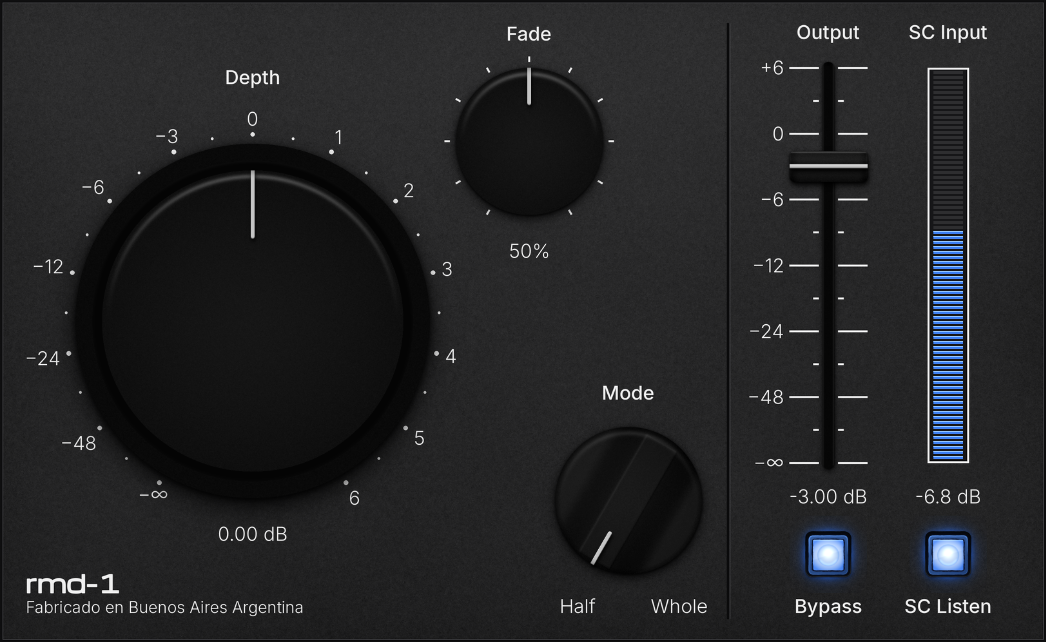
#> input picture UI_definitiva/UI_definitiva.png, 1046 x 642 px, given in place of btn_ref_off.png, which was not available
$ python button_from_ref.py out.png
#> lines starting #> are read from the running program, lines starting #| are printed output that depends on the picture; after the words box and inside, x2 and y2 are one past the last pixel; in counts of white or black regions, pixels touching at a corner belong together
# Botones copiados de la foto de referencia (rojo -> azul del plugin). Uso: python3 button_from_ref.py <carpeta_salida>
import sys, numpy as np
from PIL import Image, ImageFilter
from matplotlib.colors import rgb_to_hsv, hsv_to_rgb
out = sys.argv[1] if len(sys.argv) > 1 else '../../Resources'
H = 217/360.0                                  # el azul de siempre (62,128,245)
M = 16                                         # margen alrededor del cuerpo (luz que se escapa)
TW = 62.0                                      # ancho total del boton en el png final (igual que antes)
RING = 3.0                                     # grosor del marquito negro (sale de achicar el cuerpo; el total no cambia)
def build(src, body, name, lit):
#> called with src = '../referencias/btn_ref_off.png', body = (20, 15, 54, 49), name = 'ui_btn_off.png', lit = False
    ring = RING         # prendido = apretado: marco un poco mas grande, cuerpo un poco mas chico
    im = np.array(Image.open(src).convert('RGB')).astype(float)/255.0
    x0, y0, x1, y1 = body                      # cuerpo del boton (inclusive) en la foto
    x0 += 1; y0 += 1; x1 -= 1; y1 -= 1         # 1 px menos por lado: el borde de la foto trae color del papel
    hsv = rgb_to_hsv(im); sat = hsv[..., 1]
#> after `hsv = rgb_to_hsv(im)`: hsv: shape (642, 1046, 3) float64; mean of channels 0, 1, 2 0.398, 0.0269, 0.151
    blue = hsv.copy(); blue[..., 0] = H
#> after `blue[..., 0] = H`: blue: shape (642, 1046, 3) float64; mean of channels 0, 1, 2 0.603, 0.0269, 0.151
    if not lit: blue[..., 2] = blue[..., 2]*0.78   # apagado: un poco menos de brillo
#> blue: shape (642, 1046, 3) float64; mean of channels 0, 1, 2 0.603, 0.0269, 0.118
    if not lit: blue[..., 1] = 0.0   # apagado: sin nada de color (gris); el prendido queda con su azul de siempre
#> blue: shape (642, 1046, 3) float64; mean of channels 0, 1, 2 0.603, 0, 0.118
    rgb = hsv_to_rgb(blue)
    h, w = im.shape[:2]
#> h = 642; w = 1046
    alpha = np.zeros((h, w))
    mask = np.zeros((h, w), bool); mask[y0:y1+1, x0:x1+1] = True
    alpha[mask] = 1.0
    if lit:                                    # luz azul que se escapa del cuerpo: halo suave y parejo (la foto trae ademas la sombra roja de abajo)
        yy, xx = np.mgrid[0:h, 0:w] + 0.5
        dx = np.maximum(np.maximum(x0 - xx, xx - (x1 + 1)), 0); dy = np.maximum(np.maximum(y0 - yy, yy - (y1 + 1)), 0)
        d = np.hypot(dx, dy)
        out_ = ~mask
        alpha[out_] = 0.0
        rgb[out_] = hsv_to_rgb(np.array([H, 0.78, 0.98]))
    pad = np.zeros((h, w), bool)
    # recorte cuadrado alrededor del cuerpo
    cx, cy = (x0 + x1 + 1)/2.0, (y0 + y1 + 1)/2.0
    half = (TW/ (x1 - x0 + 1))*0 + 0
    R = (x1 - x0 + 1)/2.0 + M
    box = (cx - R, cy - R, cx + R, cy + R)
    pm = np.dstack([rgb*alpha[..., None], alpha])           # premultiplicado para que no salgan bordes
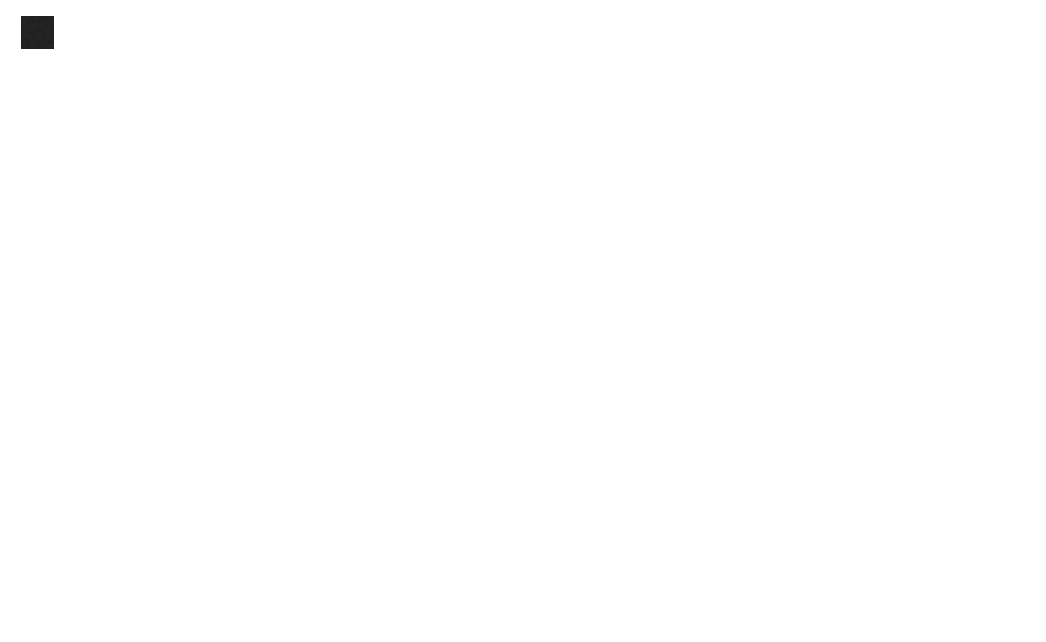
#> pm: shape (642, 1046, 4) float64; mean R, G, B, A 0.00022, 0.00022, 0.00022, 0.00162; transparent parts drawn white
    big = Image.fromarray((np.clip(pm, 0, 1)*65535).astype(np.uint16)[..., 0]) if False else None
    chans = [Image.fromarray(pm[..., k].astype(np.float32), 'F') for k in range(4)]
#> chans = 4 items
    f = (62.0 - (2*1.4 if lit else 0))/(x1 - x0 + 1)                    # cuerpo gris = ancho del vumetro (60); el marco negro va por fuera            # factor de escala al tamano final (cuerpo + marquito = TW)
    n = 120
    res = np.zeros((n, n, 4), np.float32)
    # transformacion: centro del cuerpo -> centro 60,60 del png final
    a_ = 1.0/f
    for k, c in enumerate(chans):
        t = c.transform((n, n), Image.AFFINE, (a_, 0, cx - 60*a_, 0, a_, cy - 60*a_), resample=Image.BICUBIC)
        res[..., k] = np.array(t)
#> this loop made 4 passes
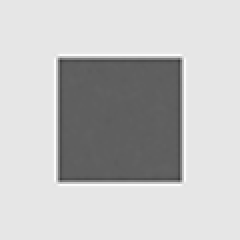
#> res: shape (120, 120, 4) float32 (shown 2 times larger); mean R, G, B, A 0.0363, 0.0363, 0.0363, 0.267; transparent parts drawn white
    mk = Image.fromarray(mask.astype(np.float32), 'F').transform((n, n), Image.AFFINE, (a_, 0, cx - 60*a_, 0, a_, cy - 60*a_), resample=Image.BICUBIC)
    body_a = np.clip(np.array(mk), 0, 1)
    BW = 62.0 + 2*RING                         # marco negro: cuerpo + 3 px por lado
    K = 8                                      # marquito negro: cuadrado redondeado de TW x TW, dibujado 8x mas grande y reducido
    bl = Image.new('L', (n*K, n*K), 0)
#> bl: PIL image 960x960 L; every value is 0
    from PIL import ImageDraw
    ImageDraw.Draw(bl).rounded_rectangle(((60 - BW/2)*K, (60 - BW/2)*K, (60 + BW/2)*K - 1, (60 + BW/2)*K - 1), radius=3.5*K, fill=255)
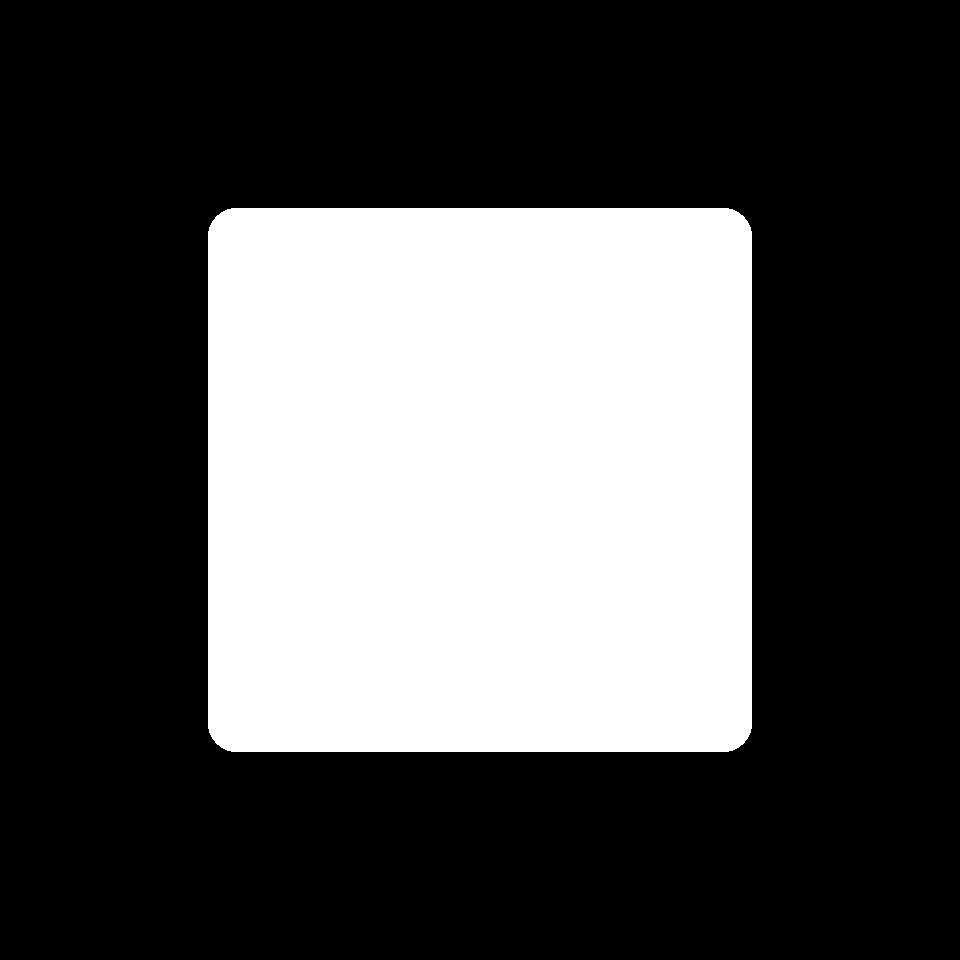
#> bl: PIL image 960x960 L; 32% white; 1 white region, box (x1, y1, x2, y2) and area: (208, 208, 752, 752) 295240
    black = np.array(bl.resize((n, n), Image.LANCZOS)).astype(float)/255.0
    if lit:                                    # un poco de luz azul por fuera del marco negro
        yy_g, xx_g = np.mgrid[0:n, 0:n] + 0.5
        cross = np.maximum(np.exp(-((xx_g - 60)**2)/(2*8.0**2)), np.exp(-((yy_g - 60)**2)/(2*8.0**2)))   # mas luz saliendo del medio de cada lado (forma de cruz +)
        gl = np.array(Image.fromarray((black*255).astype(np.uint8)).filter(ImageFilter.GaussianBlur(4.5))).astype(float)/255.0*(0.85 + 0.85*cross)*(1 - black)
        gl = np.clip(gl, 0, 0.95)
        GC = hsv_to_rgb(np.array([H, 0.78, 0.98]))
        res[..., :3] = res[..., :3]*(1 - gl[..., None]) + GC*gl[..., None]; res[..., 3] = res[..., 3]*(1 - gl) + gl
    Ab = black*(1 - body_a)                    # negro solo donde no hay cuerpo
    BLK = np.array([8, 8, 10])/255.0
    res[..., :3] = res[..., :3]*(1 - Ab[..., None]) + BLK*Ab[..., None]
#> res: shape (120, 120, 4) float32; 10.72% of pixels changed, all inside (x1, y1, x2, y2) = (23, 23, 97, 97)
    res[..., 3] = res[..., 3]*(1 - Ab) + Ab
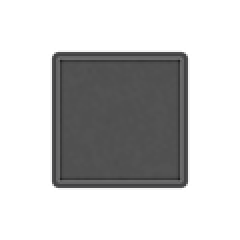
#> res: shape (120, 120, 4) float32 (shown 2 times larger); mean R, G, B, A 0.0375, 0.0375, 0.038, 0.317; transparent parts drawn white
    A = np.clip(res[..., 3], 0, 1)
    C = np.where(A[..., None] > 1e-4, res[..., :3]/np.maximum(A[..., None], 1e-4), 0)
    if not lit:                                # apagado: sombra suave oscura abajo
        sh = Image.fromarray((np.clip(A, 0, 1)*255).astype(np.uint8)).filter(ImageFilter.GaussianBlur(3))
        sh = np.roll(np.array(sh).astype(float)/255.0, 2, axis=0)*0.45
#> sh: shape (120, 120) float64
        A2 = A + sh*(1 - A); C = np.where(A[..., None] > 0.02, C, 0) * 1.0
        C = (C*A[..., None])/np.maximum(A2[..., None], 1e-4); A = A2
    o = np.dstack([np.clip(C, 0, 1), np.clip(A, 0, 1)])
    im_ = Image.fromarray((o*255 + 0.5).astype(np.uint8), 'RGBA')
    r_, g_, b_, a_im = im_.split()
    rgb0 = Image.merge('RGB', (r_, g_, b_)); ycc = rgb0.convert('YCbCr'); yy_, cb_, cr_ = ycc.split()
#> after `ycc = rgb0.convert('YCbCr')`: ycc: PIL image 120x120 YCbCr; mean of channels 0, 1, 2 9.7, 128.1, 127.9
#> after `yy_, cb_, cr_ = ycc.split()`: cb_: PIL image 120x120 L; values 128 (black) and 129 (white), 5.3% white; 1 white region, box (x1, y1, x2, y2) and area: (26, 26, 94, 94) 760
#> after `yy_, cb_, cr_ = ycc.split()`: cr_: PIL image 120x120 L; values 127 (black) and 128 (white), 92.8% white; 1 black region, box (x1, y1, x2, y2) and area: (25, 25, 95, 94) 1030
    yy_ = yy_.filter(ImageFilter.UnsharpMask(radius=1.4, percent=200, threshold=1))   # se afina solo la luz (no el color) para que no salgan bordes de otro tono
    rgb_s = Image.merge('YCbCr', (yy_, cb_, cr_)).convert('RGB')   # mas definicion: la foto es chica y al agrandarla se ablanda
    rgb_s.putalpha(a_im); rgb_s.save(f'{out}/{name}')
build('../referencias/btn_ref_off.png', (20, 15, 54, 49), 'ui_btn_off.png', False)
build('../referencias/btn_ref_on.png',  (18, 16, 53, 51), 'ui_btn_on.png',  True)
#> call 2 of build, with src = '../referencias/btn_ref_on.png', body = (18, 16, 53, 51), name = 'ui_btn_on.png', lit = True
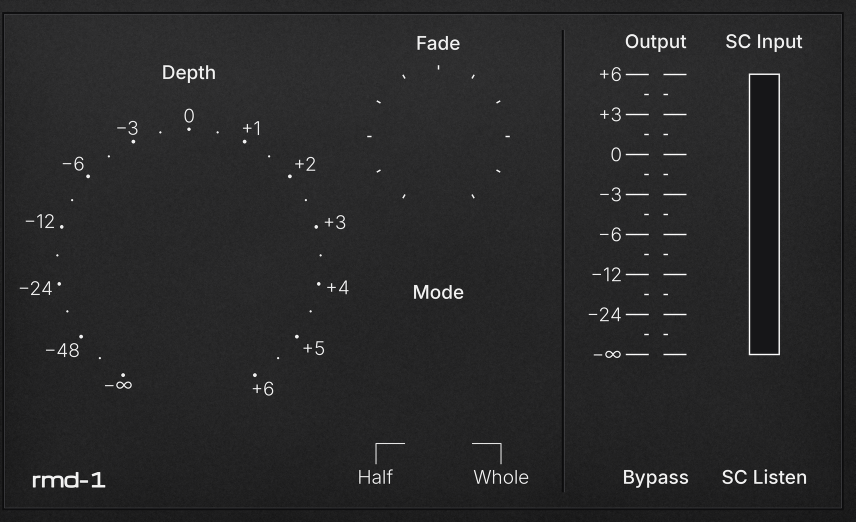
#> input picture Resources/ui_bg.png, 1711 x 1044 px, given in place of btn_ref_on.png, which was not available (shown at 1/2 size)
#> in build (call 2), `hsv = rgb_to_hsv(im)`: hsv: shape (1044, 1711, 3) float64; mean of channels 0, 1, 2 0.503, 0.0216, 0.163
#> in build (call 2), `blue[..., 0] = H`: blue: shape (1044, 1711, 3) float64; mean of channels 0, 1, 2 0.603, 0.0216, 0.163
#> in build (call 2), `d = np.hypot(dx, dy)`:
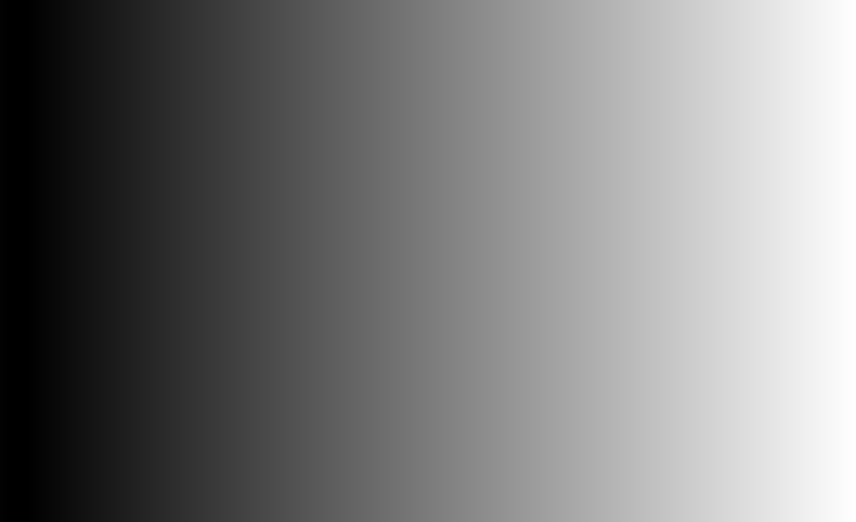
#> dx: shape (1044, 1711) float64 (shown at 1/2 size); min 0, max 1657.5, mean 803.4; drawn with min black and max white
#> in build (call 2), `rgb[out_] = hsv_to_rgb(np.array([H, 0.78, 0.98]))`:
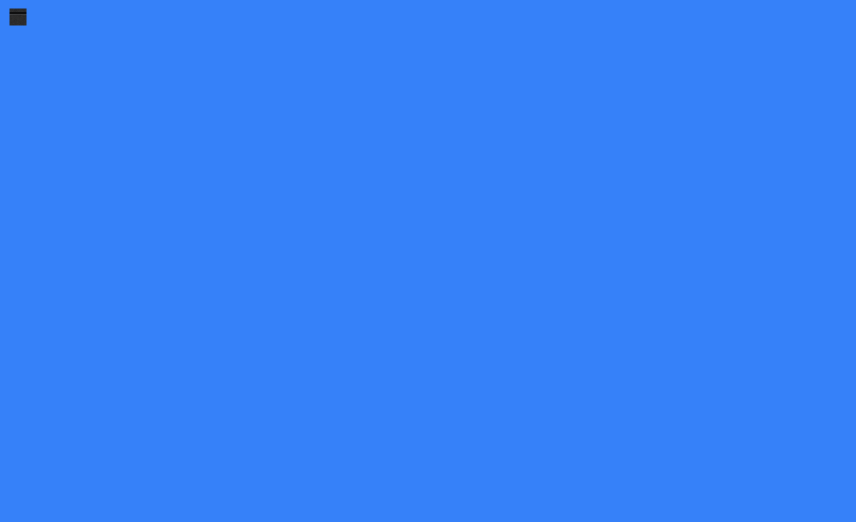
#> rgb: shape (1044, 1711, 3) float64 (shown at 1/2 size); mean R, G, B 0.216, 0.508, 0.979
#> the loop in build (call 2), `for k, c in enumerate(chans):` made 4 passes
